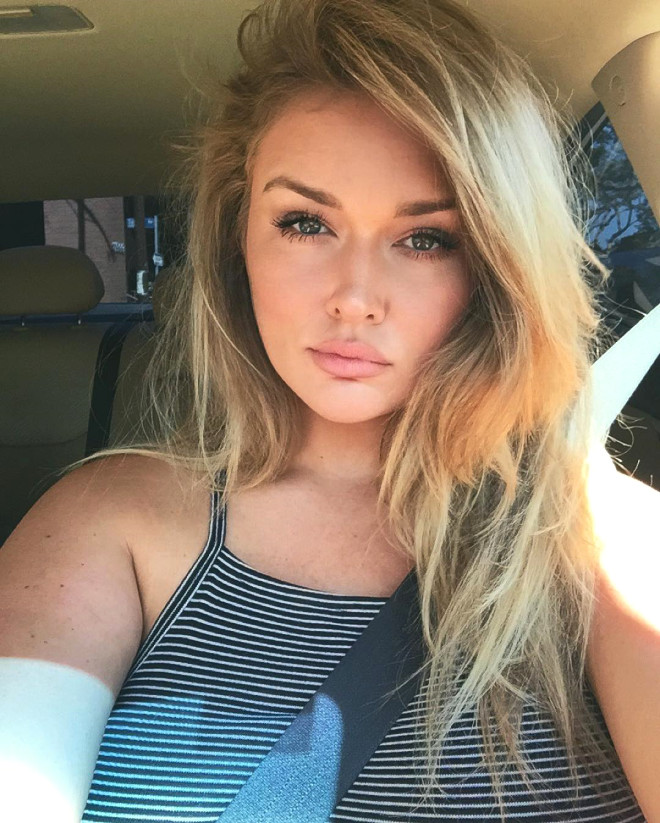
#> input picture 1.jpeg, 660 x 823 px
$ python 'resim_tanıma.py'
#> lines starting #> are read from the running program, lines starting #| are printed output that depends on the picture; after the words box and inside, x2 and y2 are one past the last pixel; in counts of white or black regions, pixels touching at a corner belong together
#> further down, image is the input picture: shape (823, 660, 3); mean R, G, B 135.7, 122.2, 106.2
import cv2
import imageio

face_data = cv2.CascadeClassifier("face_data.xml") #Cascade leri dahil ettik

eye_data = cv2.CascadeClassifier("eye_data.xml")

# Tanıma yapacak fonksiyon, detayları video_tanıma.py de anlattım
def detect(frame):
    gray = cv2.cvtColor(frame, cv2.COLOR_BGR2GRAY)
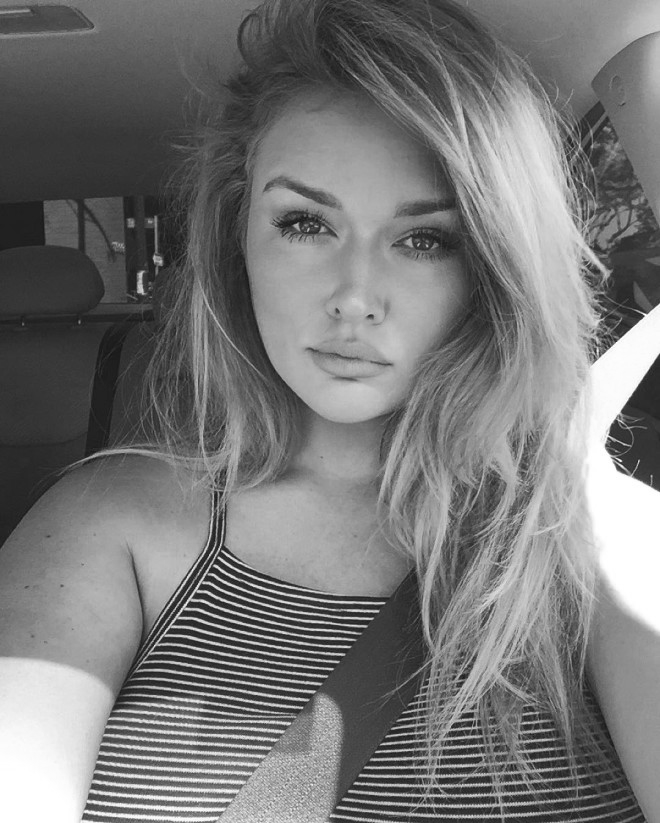
#> gray: shape (823, 660); min 18, max 255, mean 119
    faces = face_data.detectMultiScale(gray, 1.3, 5)
#> faces = [[218, 138, 280, 280]]
    for (x, y, w, h) in faces:
        cv2.rectangle(frame, (x, y), (x+w, y+h), (255, 0, 0), 2)
        roi_gray = gray[y:y+h, x:x+w]
        roi_color = frame[y:y+h, x:x+w]
        eyes = eye_data.detectMultiScale(roi_gray, 1.1, 3)
        for (ex, ey, ew, eh) in eyes:
            cv2.rectangle(roi_color, (ex, ey), (ex+ew, ey+eh), (0, 255, 0), 2)
#> this loop made 1 pass
#> pass 1, in detect, `roi_gray = gray[y:y+h, x:x+w]`:
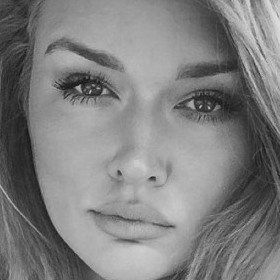
#> roi_gray: shape (280, 280); min 22, max 224, mean 127.8
#> pass 1, in detect, `roi_color = frame[y:y+h, x:x+w]`:
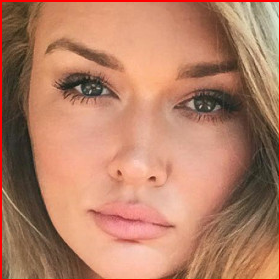
#> roi_color: shape (280, 280, 3); mean R, G, B 182.1, 127.4, 102.1
#> after the loop:
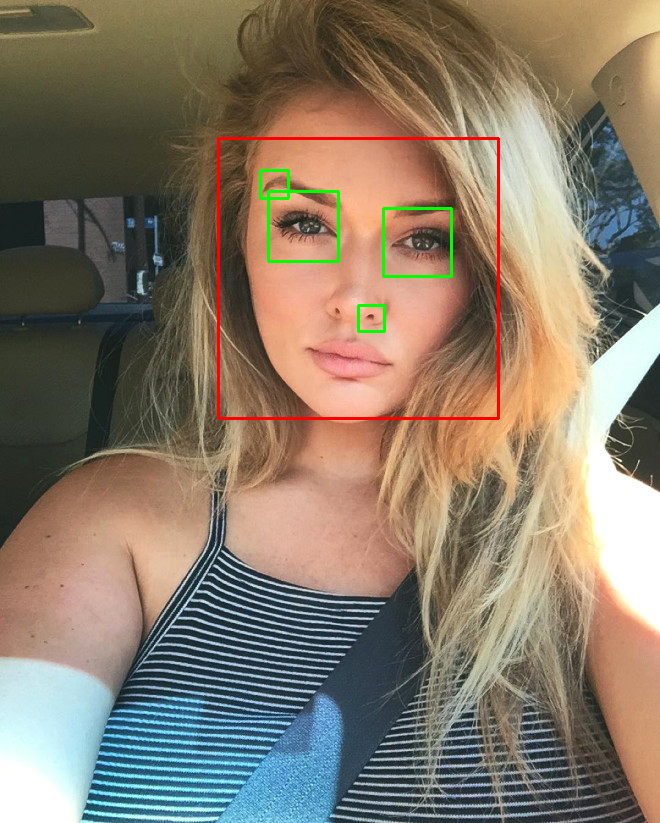
#> frame: shape (823, 660, 3); 1.04% of pixels changed, all inside (x1, y1, x2, y2) = (217, 137, 500, 420)
#> after the loop:
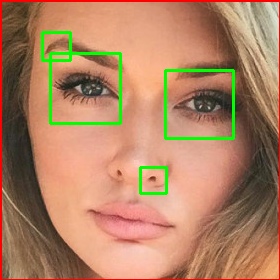
#> roi_color: shape (280, 280, 3); 2.9% of pixels changed, all inside (x1, y1, x2, y2) = (41, 31, 235, 195)
    return frame

# Proje klasörü içerisindeki image.jpg dosyasında yüz ve göz tesbiti yapılıyor.
# Daha sonra output.jpg dosyasına yazılıyor.
image = imageio.imread('1.jpeg')
image = detect(frame=image)
imageio.imwrite('output.jpg', image)
